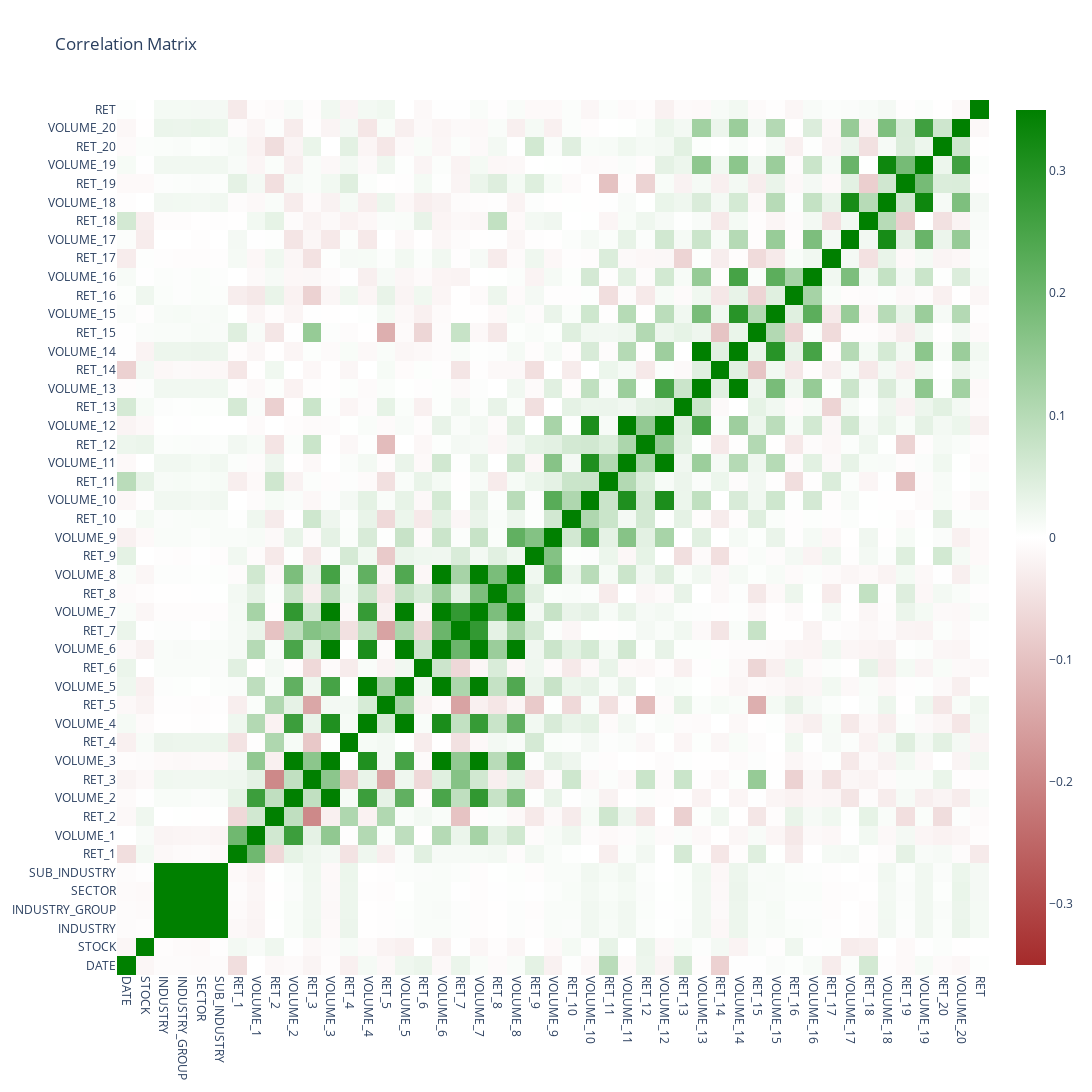

Notebook code for this chart:
### Markdown cell above
#### Plot correlation matrix

Findings:
* Most stock returns are nearly not correlated with each other (this is expected).
Otherwise, someone could make a lot of money
by exploiting this non-subtle pattern.
    * Eventually, excess alpha would converge to 0
* Among stock returns the strongest correlation is within stock returns adjacent to each other (e.g. $RET_1$ and $RET_2$)
    * This is expected as the magnitude return of a stock is likely to be correlated with the magnitude stock return of the previous day
* Volumes are highly correlated (this is kind of expected) due to the way $VOLUME_i$ variables are calculated.
Moreover, Volatility and Volumes tend to cluster. Hence, correlation is positive.
* There is a strong positive correlation between the volume of the previous day and the return of the following day

### Code cell
out_corr = run_pipeline_node(
    "reporting",
    "plot_correlation_matrix_node",
    {"train_df": out["train_df"]},
)
out_corr["correlation_matrix_plot"]

### Figure 1 — Plotly figure (JSON) as saved in the notebook; plotly's stock layout.template omitted (floating-point values rounded to 4 significant figures; data arrays with more than 128 entries replaced by an {"elided": "..."} marker saying what was removed)
{"data": [{"colorscale": [[0, "brown"], [0.5, "white"], [1, "green"]], "type": "heatmap", "x": ["DATE", "STOCK", "INDUSTRY", "INDUSTRY_GROUP", "SECTOR", "SUB_INDUSTRY", "RET_1", "VOLUME_1", "RET_2", "VOLUME_2", "RET_3", "VOLUME_3", "RET_4", "VOLUME_4", "RET_5", "VOLUME_5", "RET_6", "VOLUME_6", "RET_7", "VOLUME_7", "RET_8", "VOLUME_8", "RET_9", "VOLUME_9", "RET_10", "VOLUME_10", "RET_11", "VOLUME_11", "RET_12", "VOLUME_12", "RET_13", "VOLUME_13", "RET_14", "VOLUME_14", "RET_15", "VOLUME_15", "RET_16", "VOLUME_16", "RET_17", "VOLUME_17", "RET_18", "VOLUME_18", "RET_19", "VOLUME_19", "RET_20", "VOLUME_20", "RET"], "y": ["DATE", "STOCK", "INDUSTRY", "INDUSTRY_GROUP", "SECTOR", "SUB_INDUSTRY", "RET_1", "VOLUME_1", "RET_2", "VOLUME_2", "RET_3", "VOLUME_3", "RET_4", "VOLUME_4", "RET_5", "VOLUME_5", "RET_6", "VOLUME_6", "RET_7", "VOLUME_7", "RET_8", "VOLUME_8", "RET_9", "VOLUME_9", "RET_10", "VOLUME_10", "RET_11", "VOLUME_11", "RET_12", "VOLUME_12", "RET_13", "VOLUME_13", "RET_14", "VOLUME_14", "RET_15", "VOLUME_15", "RET_16", "VOLUME_16", "RET_17", "VOLUME_17", "RET_18", "VOLUME_18", "RET_19", "VOLUME_19", "RET_20", "VOLUME_20", "RET"], "z": {"elided": "47x47 float values"}, "zmax": 0.35, "zmin": -0.35}], "layout": {"height": 1200, "title": {"text": "Correlation Matrix"}, "width": 1200, "xaxis": {"tickangle": 90}}}
